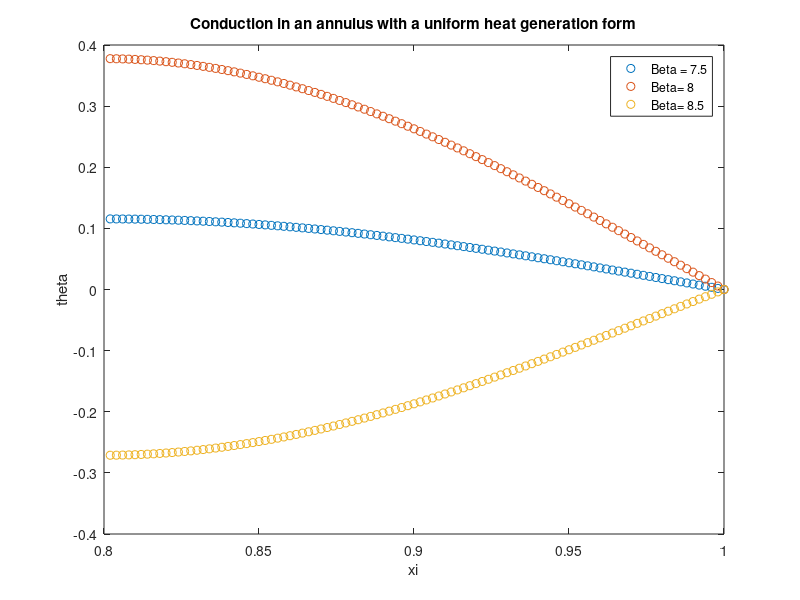

The MATLAB script that drew this image:
%Probelm 6
clear all
clc
B = [7.5, 8, 8.5];
%The range
k= 0.8;
xif= 1;
N= 100;
%step size 
h= (xif-k)/N;
%The value of xi 
for i=1:1:N
xi(i)= k+(xif-k) *(i/N); 
end 
%The values of p(x)= -1/x, q(x)= - Beta^2, r(x)= -1
p= -1./xi;
%for the first rate, Case A
qa= -(B(1))^2 * ones(1,N);
%for the second rate, case B
qb= -(B(2))^2 * ones(1,N);
%for the third rate, Case C
qc= -(B(3))^2 * ones(1,N);
r = -1;
% The values of di, ui, li
% d is constant but to use the built-in function blktridig we need to have
% the same dimesions for d, u, l
% u and l are functions of p(xi) which is not cnstant
for i= 1:1:N
    da(i)= 2+h^2*qa(i);
    db(i)= 2+h^2*qb(i);
    dc(i)= 2+h^2*qc(i);
    u(i) = -1 +h/2 *p(i);
    l(i) = -1 - h/2 * p(i);
end
%It is important to note that for [a=k, b=1]:
%At a or xi=k, we have Neumann BC = alpha
%At b or xi=1, we have Dirichlet BC = beta
alpha = 0 ;
beta  =0;
%The values of (a11), (a12), (aN+1,N), and (aN+1,N+1)
%a11 for cases A,B, C
a11a= da(1); a11b= db(1); a11c= dc(1);
a12 =-2;
an1n=0;
an1n1= 1;
%the values of b1, bN+1, and bi
b1  = - h^2 * r + 2*h * l(1)* alpha;
bi  = -h^2*r;
bn1= beta;
% Now we construct the matrices A and b 


%For Case A
   % diag            % u                      %l 
A= diag(l) + diag(da(1:1:N-1),1) + diag(u(1:1:N-2),2);
%Create a row that has a11, a12, and zeros
a= zeros(1, N);
%Insert a11 and a12 in the row 
a(1,1)= a11a;
a(1,2)= a12;
%Insert  row 1
A = [a;A];
%Create  column N+1
zer= zeros(N+1, 1);
A = [A zer];
% Replace the values in the last row 
A(N+1, N+1) =an1n1;
A(N+1, N) = an1n;
A(N,N+1)=u(N-1);
%Now we have A as (N+1)*(N+1) 
b=bi*ones(N+1, 1);
b(1,1)= b1;
b(N+1,1)= bn1;
thetaa=inv(A)*b;
plot(xi, thetaa(2:1:N+1))


%For Case B 
   % diag            % u                      %l 
A= diag(l) + diag(db(1:1:N-1),1) + diag(u(1:1:N-2),2);
%Create a row that has a11, a12, and zeros
a= zeros(1, N);
%Insert a11 and a12 in the row 
a(1,1)= a11b;
a(1,2)= a12;
%Insert  row 1
A = [a;A];
%Create  column N+1
zer= zeros(N+1, 1);
A = [A zer];
% Replace the values in the last row 
A(N+1, N+1) =an1n1;
A(N+1, N) = an1n;
A(N,N+1)=u(N-1);
%Now we have A as (N+1)*(N+1) 
b=bi*ones(N+1, 1);
b(1,1)= b1;
b(N+1,1)= bn1;
thetab=inv(A)*b;
plot(xi, thetab(2:1:N+1))




%For Case C 
% diag            % u                      %l 
A= diag(l) + diag(dc(1:1:N-1),1) + diag(u(1:1:N-2),2);
%Create a row that has a11, a12, and zeros
a= zeros(1, N);
%Insert a11 and a12 in the row 
a(1,1)= a11c;
a(1,2)= a12;
%Insert  row 1
A = [a;A];
%Create  column N+1
zer= zeros(N+1, 1);
A = [A zer];
% Replace the values in the last row 
A(N+1, N+1) =an1n1;
A(N+1, N) = an1n;
A(N,N+1)=u(N-1);
%Now we have A as (N+1)*(N+1) 
b=bi*ones(N+1, 1);
b(1,1)= b1;
b(N+1,1)= bn1;
thetac=inv(A)*b;
plot(xi, thetaa(2:1:N+1),'o', xi, thetab(2:1:N+1),'o', xi, thetac(2:1:N+1),'o')
xlabel('xi')
ylabel('theta')
legend('Beta = 7.5', 'Beta= 8', 'Beta= 8.5')
title('Conduction in an annulus with a uniform heat generation form')


